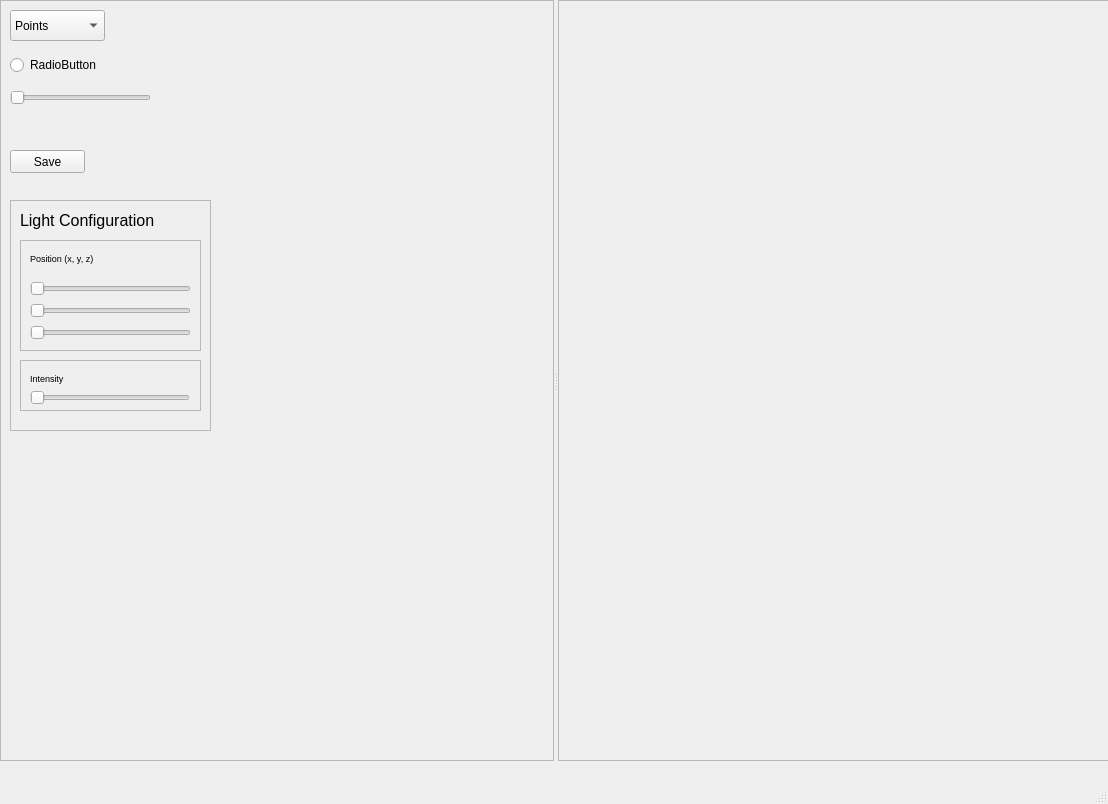
<?xml version="1.0" encoding="UTF-8"?>
<ui version="4.0">
 <class>MainWindow</class>
 <widget class="QMainWindow" name="MainWindow">
  <property name="geometry">
   <rect>
    <x>0</x>
    <y>0</y>
    <width>1108</width>
    <height>804</height>
   </rect>
  </property>
  <property name="windowTitle">
   <string>MainWindow</string>
  </property>
  <widget class="QWidget" name="centralwidget">
   <widget class="QSplitter" name="splitter">
    <property name="geometry">
     <rect>
      <x>0</x>
      <y>0</y>
      <width>1111</width>
      <height>761</height>
     </rect>
    </property>
    <property name="sizePolicy">
     <sizepolicy hsizetype="Preferred" vsizetype="Maximum">
      <horstretch>0</horstretch>
      <verstretch>0</verstretch>
     </sizepolicy>
    </property>
    <property name="minimumSize">
     <size>
      <width>190</width>
      <height>190</height>
     </size>
    </property>
    <property name="maximumSize">
     <size>
      <width>16777215</width>
      <height>16777215</height>
     </size>
    </property>
    <property name="orientation">
     <enum>Qt::Horizontal</enum>
    </property>
    <widget class="QFrame" name="frame">
     <property name="frameShape">
      <enum>QFrame::StyledPanel</enum>
     </property>
     <property name="frameShadow">
      <enum>QFrame::Raised</enum>
     </property>
     <widget class="QRadioButton" name="radioButton">
      <property name="geometry">
       <rect>
        <x>10</x>
        <y>50</y>
        <width>131</width>
        <height>30</height>
       </rect>
      </property>
      <property name="text">
       <string>RadioButton</string>
      </property>
     </widget>
     <widget class="QComboBox" name="comboBox">
      <property name="geometry">
       <rect>
        <x>10</x>
        <y>10</y>
        <width>95</width>
        <height>31</height>
       </rect>
      </property>
      <item>
       <property name="text">
        <string>Points</string>
       </property>
      </item>
      <item>
       <property name="text">
        <string>Wireframe</string>
       </property>
      </item>
      <item>
       <property name="text">
        <string>Surface</string>
       </property>
      </item>
     </widget>
     <widget class="QSlider" name="Resolution">
      <property name="geometry">
       <rect>
        <x>10</x>
        <y>90</y>
        <width>141</width>
        <height>16</height>
       </rect>
      </property>
      <property name="orientation">
       <enum>Qt::Horizontal</enum>
      </property>
     </widget>
     <widget class="QPushButton" name="saveButton">
      <property name="geometry">
       <rect>
        <x>10</x>
        <y>150</y>
        <width>75</width>
        <height>23</height>
       </rect>
      </property>
      <property name="text">
       <string>Save</string>
      </property>
     </widget>
     <widget class="QFrame" name="frame_2">
      <property name="geometry">
       <rect>
        <x>10</x>
        <y>200</y>
        <width>201</width>
        <height>231</height>
       </rect>
      </property>
      <property name="frameShape">
       <enum>QFrame::StyledPanel</enum>
      </property>
      <property name="frameShadow">
       <enum>QFrame::Raised</enum>
      </property>
      <widget class="QLabel" name="label">
       <property name="geometry">
        <rect>
         <x>10</x>
         <y>10</y>
         <width>141</width>
         <height>21</height>
        </rect>
       </property>
       <property name="font">
        <font>
         <pointsize>12</pointsize>
        </font>
       </property>
       <property name="text">
        <string>Light Configuration</string>
       </property>
      </widget>
      <widget class="QFrame" name="frame_4">
       <property name="geometry">
        <rect>
         <x>10</x>
         <y>40</y>
         <width>181</width>
         <height>111</height>
        </rect>
       </property>
       <property name="frameShape">
        <enum>QFrame::StyledPanel</enum>
       </property>
       <property name="frameShadow">
        <enum>QFrame::Raised</enum>
       </property>
       <widget class="QLabel" name="label_3">
        <property name="geometry">
         <rect>
          <x>10</x>
          <y>10</y>
          <width>71</width>
          <height>16</height>
         </rect>
        </property>
        <property name="font">
         <font>
          <pointsize>7</pointsize>
         </font>
        </property>
        <property name="text">
         <string>Position (x, y, z)</string>
        </property>
       </widget>
       <widget class="QWidget" name="">
        <property name="geometry">
         <rect>
          <x>10</x>
          <y>40</y>
          <width>161</width>
          <height>61</height>
         </rect>
        </property>
        <layout class="QVBoxLayout" name="verticalLayout">
         <item>
          <widget class="QSlider" name="lightPos_x">
           <property name="maximum">
            <number>999</number>
           </property>
           <property name="singleStep">
            <number>5</number>
           </property>
           <property name="pageStep">
            <number>100</number>
           </property>
           <property name="orientation">
            <enum>Qt::Horizontal</enum>
           </property>
          </widget>
         </item>
         <item>
          <widget class="QSlider" name="lightPos_y">
           <property name="maximum">
            <number>999</number>
           </property>
           <property name="singleStep">
            <number>5</number>
           </property>
           <property name="pageStep">
            <number>100</number>
           </property>
           <property name="orientation">
            <enum>Qt::Horizontal</enum>
           </property>
          </widget>
         </item>
         <item>
          <widget class="QSlider" name="lightPos_z">
           <property name="maximum">
            <number>999</number>
           </property>
           <property name="singleStep">
            <number>5</number>
           </property>
           <property name="pageStep">
            <number>100</number>
           </property>
           <property name="orientation">
            <enum>Qt::Horizontal</enum>
           </property>
          </widget>
         </item>
        </layout>
       </widget>
      </widget>
      <widget class="QFrame" name="frame_3">
       <property name="geometry">
        <rect>
         <x>10</x>
         <y>160</y>
         <width>181</width>
         <height>51</height>
        </rect>
       </property>
       <property name="frameShape">
        <enum>QFrame::StyledPanel</enum>
       </property>
       <property name="frameShadow">
        <enum>QFrame::Raised</enum>
       </property>
       <widget class="QLabel" name="label_2">
        <property name="geometry">
         <rect>
          <x>10</x>
          <y>10</y>
          <width>61</width>
          <height>16</height>
         </rect>
        </property>
        <property name="font">
         <font>
          <pointsize>7</pointsize>
         </font>
        </property>
        <property name="text">
         <string>Intensity</string>
        </property>
       </widget>
       <widget class="QSlider" name="lightIntensity">
        <property name="geometry">
         <rect>
          <x>10</x>
          <y>30</y>
          <width>160</width>
          <height>16</height>
         </rect>
        </property>
        <property name="maximum">
         <number>200</number>
        </property>
        <property name="singleStep">
         <number>1</number>
        </property>
        <property name="orientation">
         <enum>Qt::Horizontal</enum>
        </property>
       </widget>
      </widget>
     </widget>
    </widget>
    <widget class="QFrame" name="vtk_panel">
     <property name="frameShape">
      <enum>QFrame::StyledPanel</enum>
     </property>
     <property name="frameShadow">
      <enum>QFrame::Raised</enum>
     </property>
    </widget>
   </widget>
  </widget>
  <widget class="QMenuBar" name="menubar">
   <property name="geometry">
    <rect>
     <x>0</x>
     <y>0</y>
     <width>1108</width>
     <height>22</height>
    </rect>
   </property>
  </widget>
  <widget class="QStatusBar" name="statusbar"/>
 </widget>
 <resources/>
 <connections/>
</ui>
